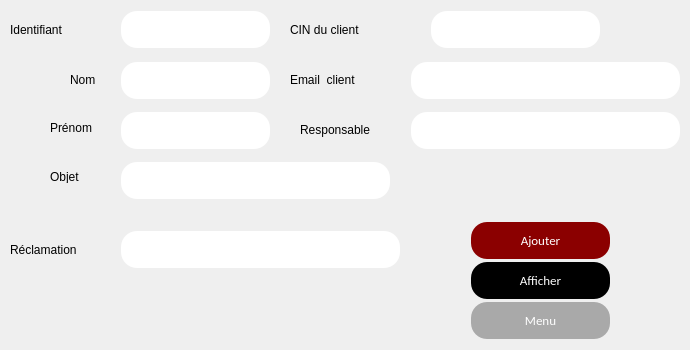
     <widget class="QWidget" name="page_36">
      <widget class="QPushButton" name="pushButton_84">
       <property name="geometry">
        <rect>
         <x>470</x>
         <y>220</y>
         <width>141</width>
         <height>41</height>
        </rect>
       </property>
       <property name="styleSheet">
        <string notr="true">background-color: #8B0000	;
  border: none;
  color: white;
  padding: 10px;
  text-align: center;
  text-decoration: none;
font-family:calibri;
  display: inline-block;
  font-size: 13px;
  margin: 2px 1px;
  border-radius : 16px;</string>
       </property>
       <property name="text">
        <string>Ajouter</string>
       </property>
      </widget>
      <widget class="QPushButton" name="pushButton_85">
       <property name="geometry">
        <rect>
         <x>470</x>
         <y>260</y>
         <width>141</width>
         <height>41</height>
        </rect>
       </property>
       <property name="styleSheet">
        <string notr="true">background-color: black	;
  border: none;
  color: white;
  padding: 10px;
  text-align: center;
  text-decoration: none;
font-family:calibri;
  display: inline-block;
  font-size: 13px;
  margin: 2px 1px;
  border-radius : 16px;</string>
       </property>
       <property name="text">
        <string>Afficher</string>
       </property>
      </widget>
      <widget class="QLabel" name="label_170">
       <property name="geometry">
        <rect>
         <x>10</x>
         <y>20</y>
         <width>101</width>
         <height>20</height>
        </rect>
       </property>
       <property name="text">
        <string>Identifiant</string>
       </property>
      </widget>
      <widget class="QLineEdit" name="lineEdit_121">
       <property name="geometry">
        <rect>
         <x>120</x>
         <y>9</y>
         <width>151</width>
         <height>41</height>
        </rect>
       </property>
       <property name="styleSheet">
        <string notr="true">background-color: white	;
  border: none;
  color: black;
  padding: 10px;
  text-align: center;
  text-decoration: none;
font-family:calibri;
  display: inline-block;
  font-size: 13px;
  margin: 2px 1px;
  border-radius : 16px;</string>
       </property>
      </widget>
      <widget class="QLineEdit" name="lineEdit_122">
       <property name="geometry">
        <rect>
         <x>120</x>
         <y>60</y>
         <width>151</width>
         <height>41</height>
        </rect>
       </property>
       <property name="styleSheet">
        <string notr="true">background-color: white	;
  border: none;
  color: black;
  padding: 10px;
  text-align: center;
  text-decoration: none;
font-family:calibri;
  display: inline-block;
  font-size: 13px;
  margin: 2px 1px;
  border-radius : 16px;</string>
       </property>
      </widget>
      <widget class="QLineEdit" name="lineEdit_123">
       <property name="geometry">
        <rect>
         <x>120</x>
         <y>110</y>
         <width>151</width>
         <height>41</height>
        </rect>
       </property>
       <property name="styleSheet">
        <string notr="true">background-color: white	;
  border: none;
  color: black;
  padding: 10px;
  text-align: center;
  text-decoration: none;
font-family:calibri;
  display: inline-block;
  font-size: 13px;
  margin: 2px 1px;
  border-radius : 16px;</string>
       </property>
      </widget>
      <widget class="QLabel" name="label_171">
       <property name="geometry">
        <rect>
         <x>290</x>
         <y>20</y>
         <width>121</width>
         <height>20</height>
        </rect>
       </property>
       <property name="text">
        <string>CIN du client</string>
       </property>
      </widget>
      <widget class="QLineEdit" name="lineEdit_124">
       <property name="geometry">
        <rect>
         <x>430</x>
         <y>9</y>
         <width>171</width>
         <height>41</height>
        </rect>
       </property>
       <property name="styleSheet">
        <string notr="true">background-color: white	;
  border: none;
  color: black;
  padding: 10px;
  text-align: center;
  text-decoration: none;
font-family:calibri;
  display: inline-block;
  font-size: 13px;
  margin: 2px 1px;
  border-radius : 16px;</string>
       </property>
      </widget>
      <widget class="QLabel" name="label_172">
       <property name="geometry">
        <rect>
         <x>290</x>
         <y>70</y>
         <width>121</width>
         <height>20</height>
        </rect>
       </property>
       <property name="text">
        <string>Email  client</string>
       </property>
      </widget>
      <widget class="QLineEdit" name="lineEdit_125">
       <property name="geometry">
        <rect>
         <x>410</x>
         <y>60</y>
         <width>271</width>
         <height>41</height>
        </rect>
       </property>
       <property name="styleSheet">
        <string notr="true">background-color: white	;
  border: none;
  color: black;
  padding: 10px;
  text-align: center;
  text-decoration: none;
font-family:calibri;
  display: inline-block;
  font-size: 13px;
  margin: 2px 1px;
  border-radius : 16px;</string>
       </property>
      </widget>
      <widget class="QLabel" name="label_173">
       <property name="geometry">
        <rect>
         <x>300</x>
         <y>120</y>
         <width>131</width>
         <height>20</height>
        </rect>
       </property>
       <property name="text">
        <string>Responsable</string>
       </property>
      </widget>
      <widget class="QLineEdit" name="lineEdit_126">
       <property name="geometry">
        <rect>
         <x>410</x>
         <y>110</y>
         <width>271</width>
         <height>41</height>
        </rect>
       </property>
       <property name="styleSheet">
        <string notr="true">background-color: white	;
  border: none;
  color: black;
  padding: 10px;
  text-align: center;
  text-decoration: none;
font-family:calibri;
  display: inline-block;
  font-size: 13px;
  margin: 2px 1px;
  border-radius : 16px;</string>
       </property>
      </widget>
      <widget class="QLineEdit" name="lineEdit_127">
       <property name="geometry">
        <rect>
         <x>120</x>
         <y>160</y>
         <width>271</width>
         <height>41</height>
        </rect>
       </property>
       <property name="styleSheet">
        <string notr="true">background-color: white	;
  border: none;
  color: black;
  padding: 10px;
  text-align: center;
  text-decoration: none;
font-family:calibri;
  display: inline-block;
  font-size: 13px;
  margin: 2px 1px;
  border-radius : 16px;</string>
       </property>
      </widget>
      <widget class="QLabel" name="label_174">
       <property name="geometry">
        <rect>
         <x>70</x>
         <y>70</y>
         <width>71</width>
         <height>20</height>
        </rect>
       </property>
       <property name="text">
        <string>Nom </string>
       </property>
      </widget>
      <widget class="QLabel" name="label_175">
       <property name="geometry">
        <rect>
         <x>50</x>
         <y>120</y>
         <width>61</width>
         <height>16</height>
        </rect>
       </property>
       <property name="text">
        <string>Prénom</string>
       </property>
      </widget>
      <widget class="QLabel" name="label_176">
       <property name="geometry">
        <rect>
         <x>50</x>
         <y>170</y>
         <width>47</width>
         <height>13</height>
        </rect>
       </property>
       <property name="text">
        <string>Objet</string>
       </property>
      </widget>
      <widget class="QLabel" name="label_177">
       <property name="geometry">
        <rect>
         <x>10</x>
         <y>240</y>
         <width>101</width>
         <height>20</height>
        </rect>
       </property>
       <property name="text">
        <string>Réclamation</string>
       </property>
      </widget>
      <widget class="QLineEdit" name="lineEdit_128">
       <property name="geometry">
        <rect>
         <x>120</x>
         <y>229</y>
         <width>281</width>
         <height>41</height>
        </rect>
       </property>
       <property name="styleSheet">
        <string notr="true">background-color: white	;
  border: none;
  color: black;
  padding: 10px;
  text-align: center;
  text-decoration: none;
font-family:calibri;
  display: inline-block;
  font-size: 13px;
  margin: 2px 1px;
  border-radius : 16px;</string>
       </property>
      </widget>
      <widget class="QPushButton" name="pushButton_86">
       <property name="geometry">
        <rect>
         <x>470</x>
         <y>300</y>
         <width>141</width>
         <height>41</height>
        </rect>
       </property>
       <property name="styleSheet">
        <string notr="true">background-color: #A9A9A9		;
  border: none;
  color: white;
  padding: 10px;
  text-align: center;
  text-decoration: none;
font-family:calibri;
  display: inline-block;
  font-size: 13px;
  margin: 2px 1px;
  border-radius : 16px;</string>
       </property>
       <property name="text">
        <string>Menu</string>
       </property>
      </widget>
     </widget>
